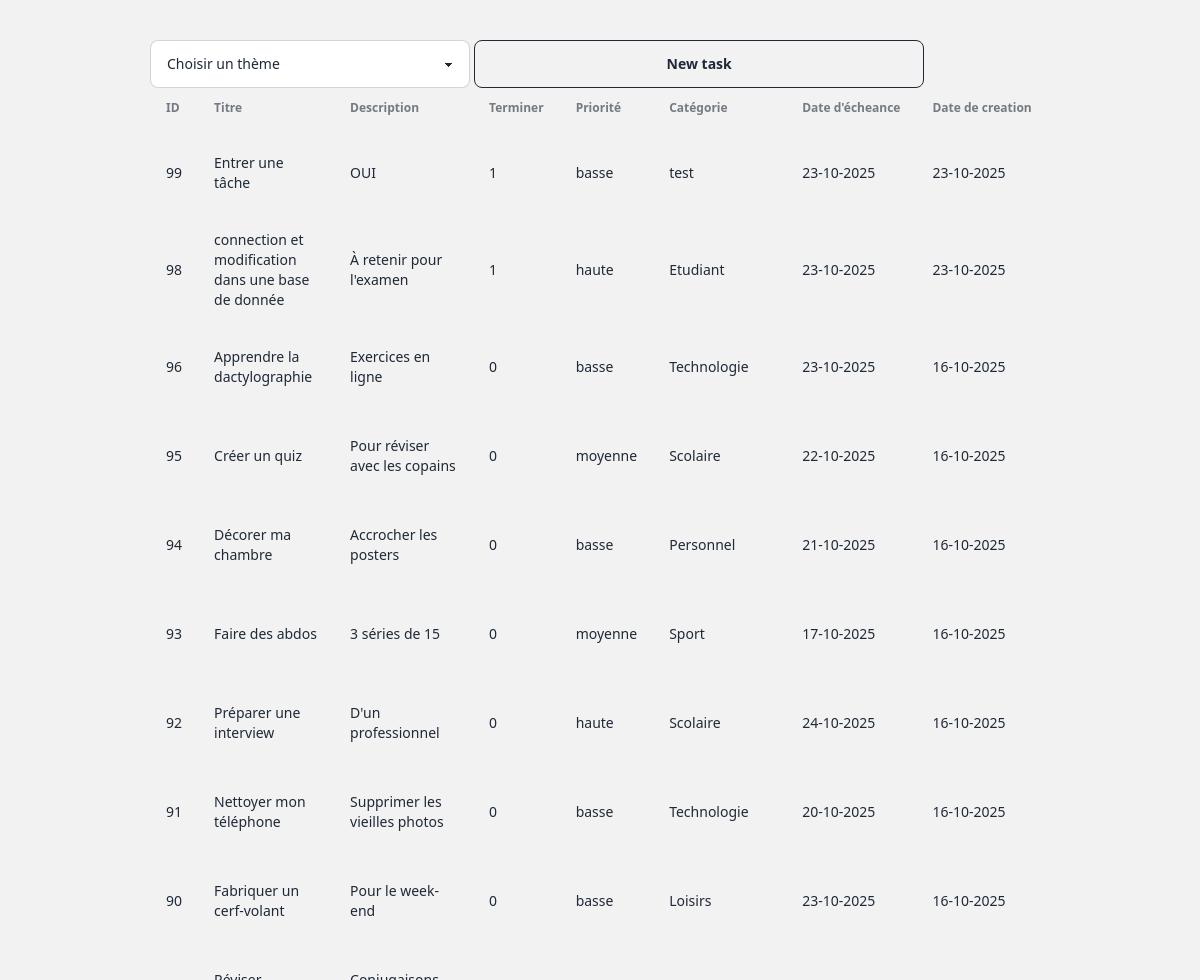
Before: / (upper part) with the older database file.
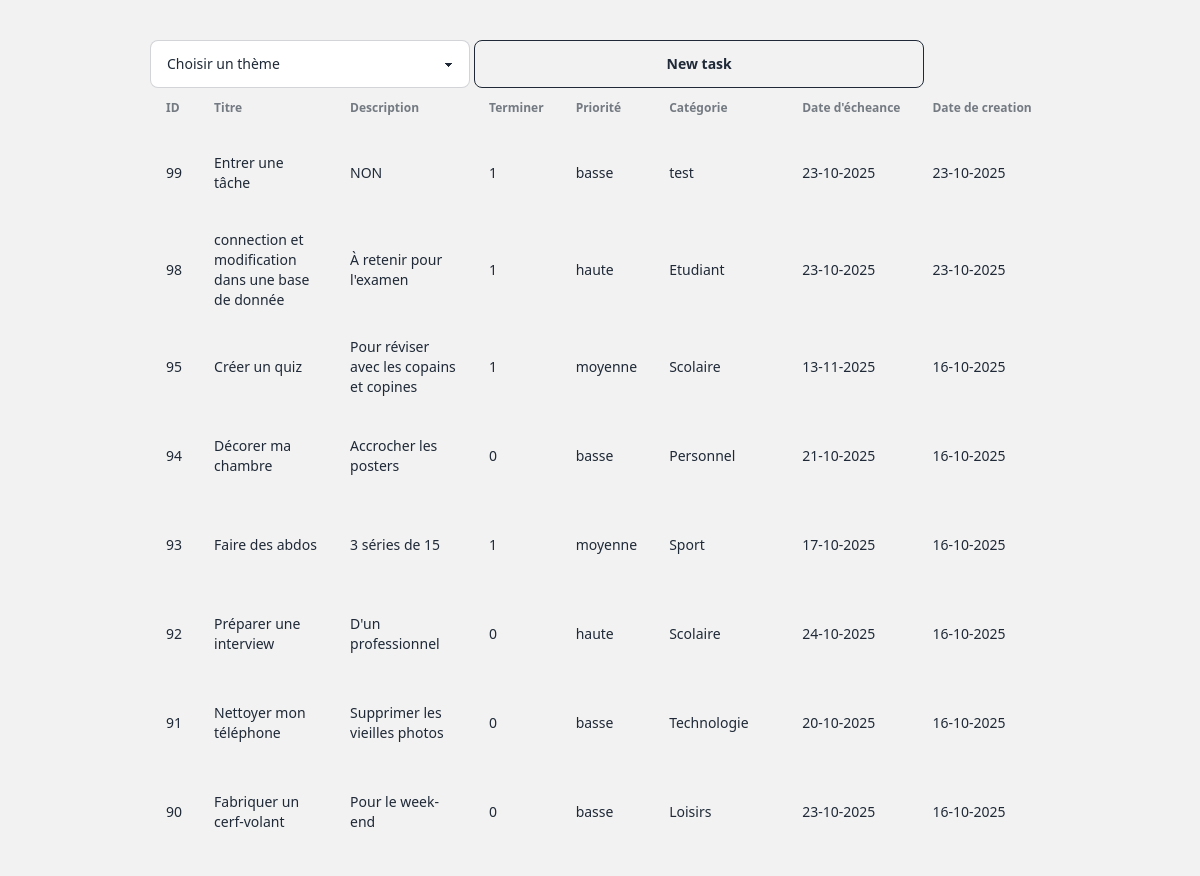
After: the same page with the newer database file.
### tables this page shows
CREATE TABLE tasks (
    id INTEGER PRIMARY KEY AUTOINCREMENT,
    title TEXT NOT NULL,
    description TEXT,
    completed INTEGER DEFAULT 0,
    priority TEXT CHECK(priority IN ('basse', 'moyenne', 'haute')) DEFAULT 'moyenne',
    category TEXT,
    due_date TEXT,
    created_at TEXT DEFAULT CURRENT_TIMESTAMP
);

### index.php (the view, shortened to what this page needs)
<?php
try {
$pdo = new PDO('sqlite:db.sqlite');
$sql = "SELECT * from tasks order by id desc, completed asc";
$stmt = $pdo->prepare($sql);
$stmt->execute();
$tasks = $stmt->fetchAll(PDO::FETCH_ASSOC);
}catch (Exception $e) {
    die('Erreur : ' . $e->getMessage());
}
?>
<!DOCTYPE html>
<html lang="fr">
<head>
    <script src="https://cdn.tailwindcss.com"></script>
    <link href="https://cdn.jsdelivr.net/npm/daisyui@4.4.0/dist/full.css" rel="stylesheet" type="text/css" />
</head>
<body class="bg-base-200 flex justify-center py-10">
<div class="overflow-x-auto w-3/4">
                 <select id="theme-select" class="select select-bordered w-full max-w-xs">
                    <option disabled selected>Choisir un thème</option>
                </select>
  <a href="create.php" class="btn btn-outline w-1/2"> New task</a>
  <table class="table table-zebra w-full">
    <thead>
      <tr>
        <th>ID</th>
        <th>Titre</th>
        <th>Description</th>
        <th>Terminer</th>
        <th>Priorité</th>
        <th>Catégorie</th>
        <th>Date d'écheance</th>
        <th>Date de creation </th>
        <th>Action</th>
      </tr>
    </thead>
    <tbody>
      <?php foreach ($tasks as $task): ?>
      <?php $date = DateTime::createFromFormat('Y-m-d H:i:s', $task['created_at']); ?>
      <?php $date_due = DateTime::createFromFormat('Y-m-d', $task['due_date']); ?>
        <tr>
          <td><?= htmlspecialchars($task['id']) ?></td>
          <td><?= htmlspecialchars($task['title']) ?></td>
          <td><?= htmlspecialchars($task['description'] ?? '') ?></td>
          <td><a href="complete.php?task=<?php echo $task['id'] ?>" role="button">
              <?= $task['completed'] ?>
              </a></td>
          <td><?= htmlspecialchars($task['priority'] ?? '') ?></td>
          <td><?= htmlspecialchars($task['category'] ?? '') ?></td>
          <td><?= $date_due->format('d-m-Y') ?></td>
          <td><?= $date->format ('d-m-Y') ?></td>
          <td>
          </td>
        </tr>
      <?php endforeach; ?>
    </tbody>
  </table>
</div>
</body>
</html>

Changed rows visible on the page:
removed tasks: id "96", title "Apprendre la dactylographie", description "Exercices en ligne", completed "0", priority "basse", category "Technologie", due_date "23-10-2025", created_at "16-10-2025"
changed tasks "Entrer une tâche": description "OUI" → "NON"
changed tasks "Créer un quiz": description "Pour réviser avec les copains" → "Pour réviser avec les copains et copines"; completed "0" → "1"; due_date "22-10-2025" → "13-11-2025"
changed tasks "Faire des abdos": completed "0" → "1"
